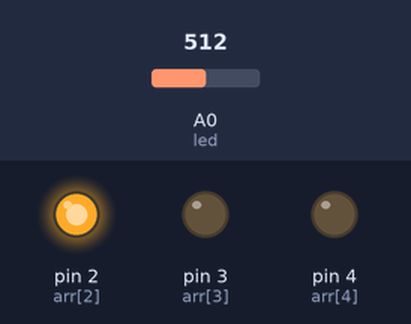
A sketch run on a simulated Arduino Uno, built with avr-gcc and run on an emulated ATmega328P. Parts: output pins drawn as LEDs (lit = HIGH). The test bench sets the inputs (shaded band); at power-on: A0 (led) = 512.

Above: at 0.2 s.
At 1.2 s:
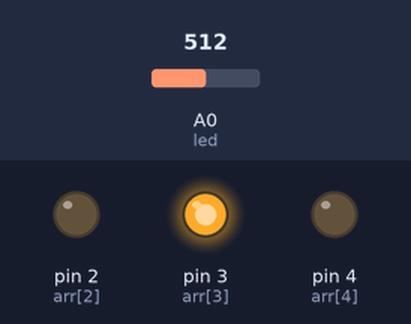
At 2.2 s:
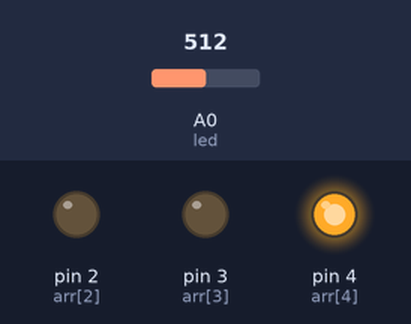
At 5.7 s:
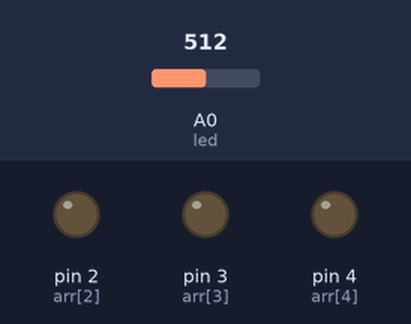
Timing chart, 0 to 6.9 s (numbered marks = the images above):
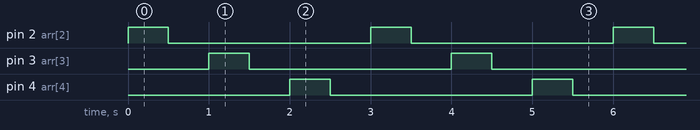

The sketch:

EXPERIMENT5.ino
```cpp
//int arr[] = {2,3,4,5,6,7,8,9};
const int led = A0;
void setup() {
  // put your setup code here, to run once:

  pinMode(2,OUTPUT);
  pinMode(3,OUTPUT);
  pinMode(4,OUTPUT);

  pinMode(led,OUTPUT);
  pinMode(led,INPUT);
/*
  for(int i=0; i < 8; i++)
  {
    pinMode(arr[i], OUTPUT);
  }*/
}

void loop()
{
  // put your main code here, to run repeatedly:

  int arr[5]={0,1,2,3,4};
  int leds = analogRead(led);

  digitalWrite(arr[2],HIGH);
  delay(500);
  digitalWrite(arr[2],LOW);
  delay(500);
  digitalWrite(arr[3],HIGH);
  delay(500);
  digitalWrite(arr[3],LOW);
  delay(500);

  if(leds<=200)
  {
     digitalWrite(arr[4],HIGH);
  }
  else
  {
     digitalWrite(arr[4],LOW);
  }

  digitalWrite(arr[4],HIGH);
  delay(500);
  digitalWrite(arr[4],LOW);
  delay(500);
  /*
  for(int i=0; i< 8; i++)
  {
    digitalWrite(arr[i],HIGH);
    delay(500);
    digitalWrite(arr[i],LOW);
  }

  for(int i=7; i>0; i--)
  {
    digitalWrite(arr[i],HIGH);
    delay(500);
    digitalWrite(arr[i],LOW);
  }
  */
}
```

Measured:
- by itself, pin 2 (arr[2]), pin 3 (arr[3]), pin 4 (arr[4]): alternates HIGH for 0.50 s and LOW for 2.5 s
- by itself, everything shown: repeats every 3.0 s, in 6 steps
